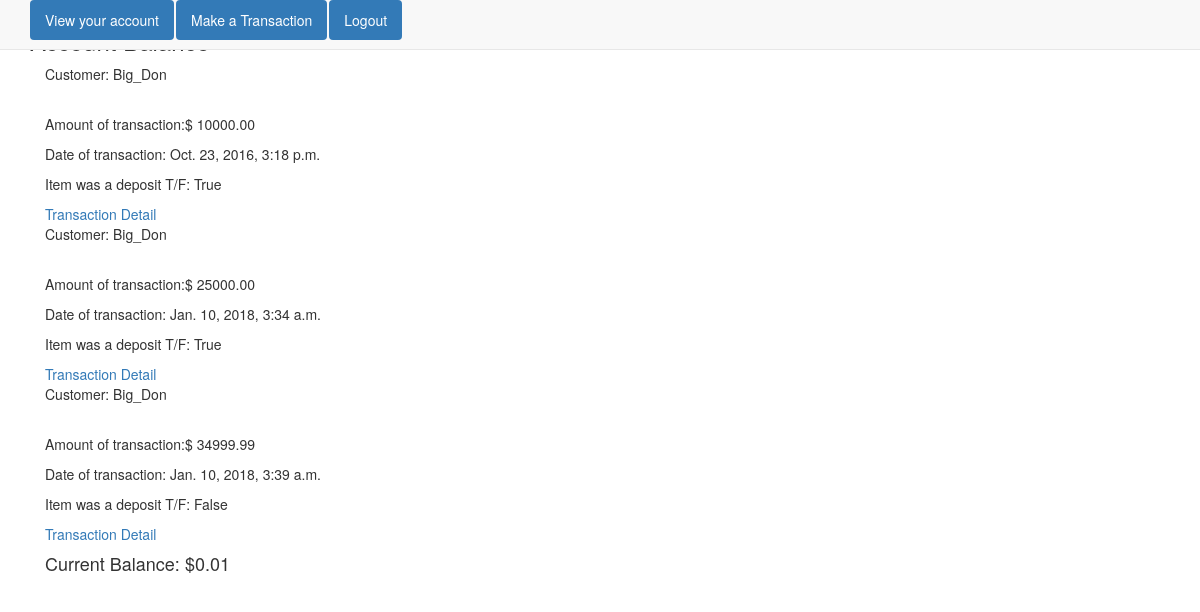
The app's page /balance/ (signed in) with its own data.
### ironapp/models.py (models this page shows, shortened)
class AcctBalance(models.Model):
    account_number = models.IntegerField()
    entry = models.DecimalField(max_digits=19, decimal_places=2)
    is_deposit = models.BooleanField(default=1)
    date = models.DateTimeField(default=datetime.now, blank=True)
    customer = models.ForeignKey('auth.User')
    memo_or_note = models.CharField(max_length=35)
    is_transfer = models.BooleanField(default=False)

### ironapp/views.py (the view)
# urls.py: url(r'^balance/$', AccountView.as_view(), name="acct_bal_view"),
class AccountView(LoginRequiredMixin, ListView):
    login_url = "/login/"
    template_name = "acctbalance_form.html"
    model = AcctBalance
    def get_queryset(self):
        return AcctBalance.objects.filter(customer=self.request.user)
    def get_context_data(self,**kwargs):
        context = super().get_context_data(**kwargs)
        self.is_balance = is_balance(self.request.user)
        context["balance"] = self.is_balance
        return context

### ironapp/views.py (called while the page is built)
def is_balance(user):
    transactions = AcctBalance.objects.filter(customer=user)
    balance = 0
    for items in transactions:
        if items.is_deposit == True:
            balance += items.entry
        elif items.is_deposit == False:
            balance -= items.entry
        elif items.is_transfer == True:
            balance -= items.entry
            if balance >0:
                print("This transaction is not supported")
    return balance

### templates/acctbalance_form.html
{% extends 'base.html' %}
{% load staticfiles %}
{% block content %}
<h3>Account Balance</h3>
<div class="container">
    {% for item in object_list %}
        <p>Customer: {{ item.customer }}</p>
        <br>
        <p>Amount of transaction:$ {{ item.entry }}</p>
        <p>Date of transaction: {{ item.date }}</p>
        <P>Item was a deposit T/F: {{ item.is_deposit }}</P>
        <a href= "{% url 'account_detail_view' item.pk %}">Transaction Detail</a>
    {% endfor %}
<h4>Current Balance: ${{balance}}</h4>
</div>
{% endblock %}

### records on screen
AcctBalance: customer "Big_Don", entry "10000.00", date "Oct. 23, 2016, 3:18 p.m.", is_deposit "True"
AcctBalance: customer "Big_Don", entry "25000.00", date "Jan. 10, 2018, 3:34 a.m.", is_deposit "True"
AcctBalance: customer "Big_Don", entry "34999.99", date "Jan. 10, 2018, 3:39 a.m.", is_deposit "False"

### other values on screen
{{ balance }} "0.01"
